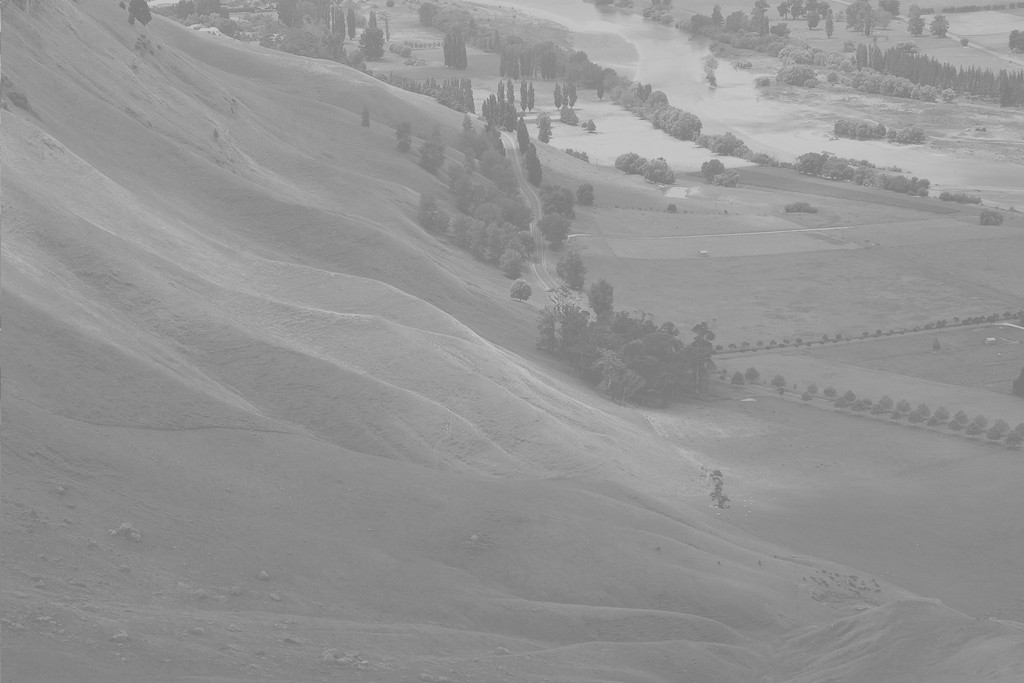
#> input picture opencv-python/unequalized-hawkes.jpg, 1024 x 683 px
$ python tut23_histogram_CLAHE.py
#> lines starting #> are read from the running program, lines starting #| are printed output that depends on the picture
# http://docs.opencv.org/3.0-beta/doc/py_tutorials/py_imgproc/py_histograms/py_histogram_equalization/py_histogram_equalization.html
# histograms -2: histogram equalization, contrast limited adaptive equalization (CLAHE)

import numpy as np
import cv2
from matplotlib import pyplot as plot

# equalization can be done in numpy or cv

img = cv2.imread('unequalized-hawkes.jpg',0)
#> img is the input picture: shape (683, 1024); min 114, max 208, mean 148

height, width = img.shape
#> height = 683; width = 1024

img = cv2.resize(img, None, fx = 1/2, fy = 1/2, interpolation = cv2.INTER_CUBIC)
#> img: shape (342, 512)

#img = cv2.resize(img,img,[height/4,width/4],interpolation = CV_INTER_LINEAR)

clahe = cv2.createCLAHE(clipLimit = 2.0, tileGridSize = (8,8))
cl1 = clahe.apply(img)
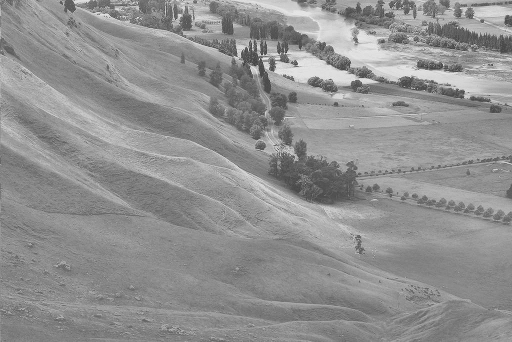
#> cl1: shape (342, 512); min 63, max 234, mean 144.4

result = np.hstack((img,cl1)) # stack images size by side
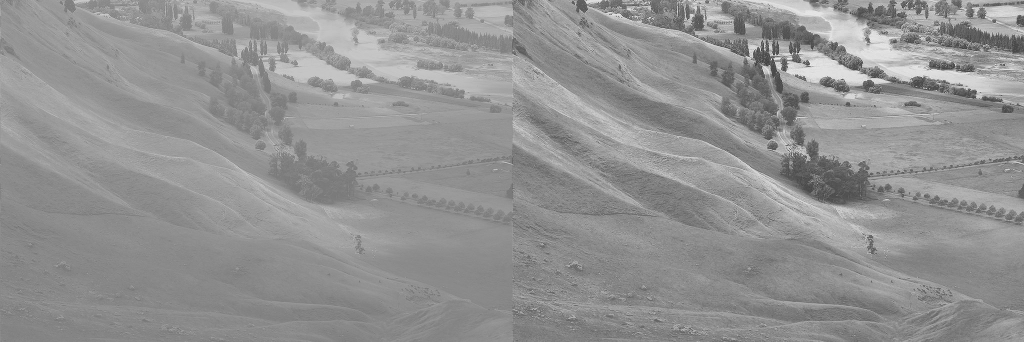
#> result: shape (342, 1024); min 63, max 234, mean 146.2

cv2.imshow('adaptive histogram equalization',result)
cv2.waitKey()
